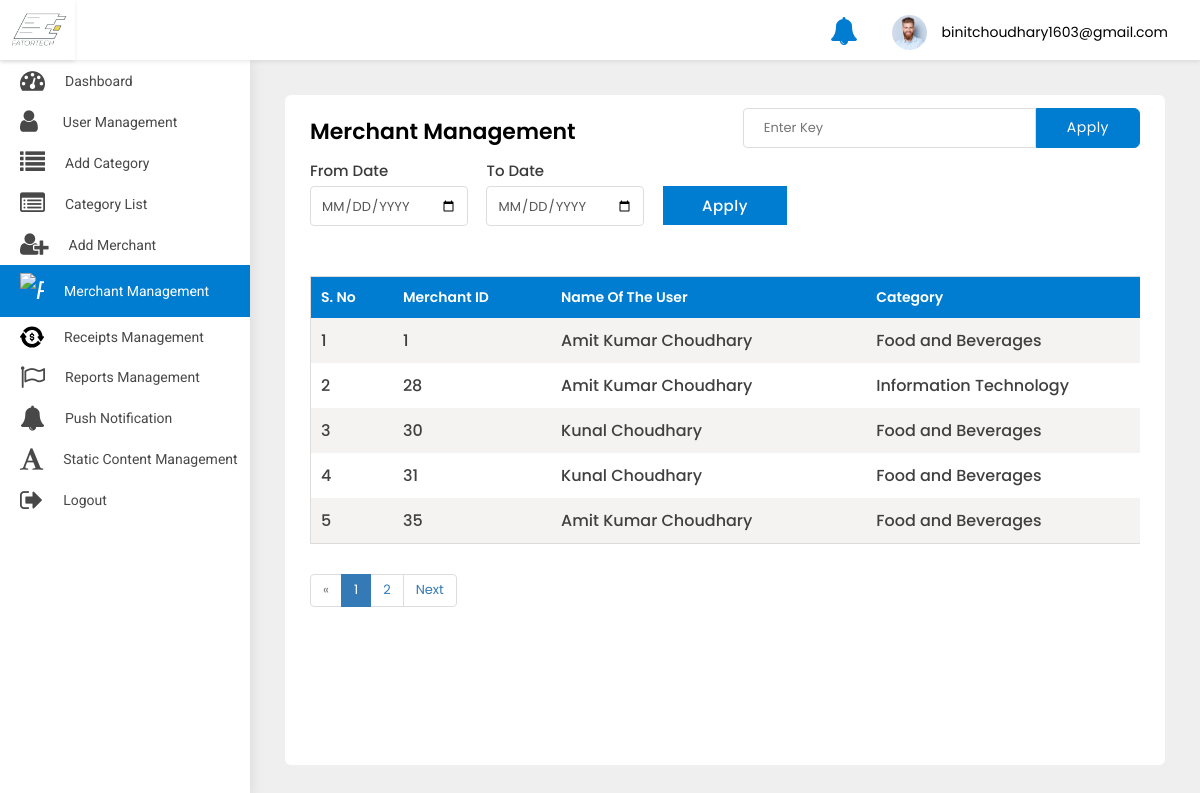
Screenshot of /adminpanel/merchant-list/ (signed in) with the database file from the repository.
### src/models.py (models this page shows, shortened)
class User(AbstractBaseUser, PermissionsMixin):
    first_name = models.CharField(default='first name', max_length=100)
    last_name = models.CharField(default='', max_length=100, null=True, blank=True)
    email = models.CharField(default='', max_length=255, unique=True)
    country_code = models.CharField(default='+91', max_length=10)
    phone_number = models.CharField(default='', max_length=13)
    profile_pic = models.ImageField(default='default_profile.png', null=True, blank=True)
    device_token = models.CharField(default='', max_length=500, null=True, blank=True)
    password = models.CharField(default='', max_length=100)
    confirm_password = models.CharField(default='', max_length=100)
    is_merchant = models.BooleanField(default=False)
    created_at = models.DateTimeField(auto_now_add=True)
    is_active = models.BooleanField(default=True)
    is_staff = models.BooleanField(default=False)
    objects = UserManager()
    USERNAME_FIELD = 'email'
    class Meta:
        ordering = ('-created_at',)

class Merchant(models.Model):
    full_name = models.CharField(default='', max_length=200)
    profile_pic = models.ImageField(default='default_profile.png', null=True, blank=True)
    category = models.ForeignKey(Category, on_delete=models.CASCADE)
    email = models.EmailField()
    password = models.CharField(default='', max_length=100)
    confirm_password = models.CharField(default='', max_length=100)
    created_at = models.DateTimeField(auto_now_add=True)

class Category(models.Model):
    category_name = models.CharField(default='', max_length=100)

### adminpanel/views.py (the view)
# urls.py: path('merchant-list/', MerchantList.as_view(), name='merchant-list'),
class MerchantList(LoginRequiredMixin, ListView):
    login_url = 'adminpanel:login'
    model = Merchant
    template_name = 'merchant_list.html'
    paginate_by = 5
    def get(self, request, *args, **kwargs):
        qs = self.request.GET.get('qs')
        print('---------', qs)
        print('---------', type(qs))
        try:
            merchant = Merchant.objects.filter(email=qs)
            print('>>>>>>>>>>>>>>>>', merchant)
        except Exception as e:
            print(e)
        if qs:
            search = Merchant.objects.filter(Q(full_name__icontains=qs) |
                                             Q(category__category_name__icontains=qs) |
                                             Q(email__icontains=qs) |
                                             Q(id__icontains=qs))
            search_count = len(search)
            context = {
                'search': search,
            }
            if search:
                messages.info(self.request, str(search_count) + ' matches found')
                return render(self.request, 'merchant_list.html', context)
            else:
                messages.info(self.request, 'No results found')
                return render(self.request, 'merchant_list.html', context)
        else:
            users = Merchant.objects.all()
            myfilter = MerchantFilter(self.request.GET, queryset=users)
            users = myfilter.qs
            print(users.count())
            paginator = Paginator(users, self.paginate_by)
            page_number = self.request.GET.get('page')
            page_obj = paginator.get_page(page_number)
            context = {
                'object_list': users,
                'myfilter': myfilter,
                'pages': page_obj,
            }
            return render(self.request, "merchant_list.html", context)

### adminpanel/templates/merchant_list.html (shortened to what this page needs)
{% extends 'base-ereceipt.html' %}
{% block body %}
<div class="WrapperArea">
    <div class="WrapperBox">
        <div class="Small-Wrapper">
            <div class="SearchBox">
                <form action="" method="get">
                    <input type="text" name="qs" placeholder="Enter Key">
                    <button>Apply</button>
                </form>
            </div>
            <h4 class="Title">Merchant Management</h4>
            <div class="Filter">
                <form method="get">
                    <div class="form-group">
                        <label>From Date</label>
                        <input type="date" name="from_date" class="form-control">
                    </div>
                    <div class="form-group">
                        <label>To Date</label>
                        <input type="date" name="to_date" class="form-control">
                    </div>
                    <div class="form-group">
                        <label>&nbsp;</label>
                        <button class="Button" type="submit">Apply</button>
                    </div>
                </form>
            </div>
            {% if search %}
            <div class="TableList">
                <div class="dragscroll">
                    <table style="width: 150vw">
                        <thead>
                        <tr>
                            <th>S. No</th>
                            <th>User ID</th>
                            <th>Name of the user</th>
                            <th>Category</th>
                            <th>Email id</th>
                            <th>Registration Date</th>
                            <th>action</th>
                        </tr>
                        </thead>
                        <tbody>
                        {% for object in search %}
                        <tr>
                            <td>{{forloop.counter}}</td>
                            <td>{{object.id}}</td>
                            <td>{{object.full_name}}</td>
                            <td>{{object.category.category_name}}</td>
                            <td>{{object.email}}</td>
                            <td>{{object.created_at|date:'M. d, Y'}}</td>
                            <td>
                                <a class="Blue" href="{% url 'adminpanel:merchant-detail' object.id %}">
                                    <i class="fa fa-eye"></i>
                                </a>
                                <button class="Red deleteButton" value="{{object.id}}" data-toggle="modal"
                                        data-target="#DeleteModal" style="border:none;box-shadow:none;
                                                                                background:transparent;outline:0;">
                                    <i class="fa fa-trash"></i>
                                </button>
                            </td>
                        </tr>
                        {% endfor %}
                        </tbody>
                    </table>
                </div>
            </div>
            {% elif pages %}
            <div class="TableList">
                <div class="dragscroll">
                    <table style="width: 150vw">
                        <thead>
                        <tr>
                            <th>S. No</th>
                            <th>Merchant ID</th>
                            <th>Name of the user</th>
                            <th>Category</th>
                        </tr>
                        </thead>
                        <tbody>
                        {% for object in pages %}
                        <tr>
                            <td>{{forloop.counter}}</td>
                            <td>{{object.id}}</td>
                            <td>{{object.full_name}}</td>
                            <td>{{object.category.category_name}}</td>
                        </tr>
                        {% endfor %}
                        </tbody>
                    </table>
                </div>
            </div>
            {% endif %}
            {% if pages.has_other_pages %}
            <ul class="pagination">
                {% if pages.has_previous %}
                <li class="page-item"><a aria-label="Previous" class="page-link"
                                         href="?page={{ pages.previous_page_number }}">Previous</a></li>
                {% else %}
                <li class="page-item disabled"><span>&laquo;</span></li>
                {% endif %}
                {% for i in pages.paginator.page_range %}
                {% if pages.number == i %}
                <li class="page-item active"><span>{{ i }} <span class="sr-only">(current)</span></span></li>
                {% else %}
                <li class="page-item"><a class="page-link" href="?page={{ i }}">{{ i }}</a></li>
                {% endif %}
                {% endfor %}
                {% if pages.has_next %}
                <li class="page-item"><a aria-label="Next" class="page-link" href="?page={{ pages.next_page_number }}">Next</a>
                </li>
                {% else %}
                <li class="page-item disabled"><span>&raquo;</span></li>
                {% endif %}
            </ul>
            {% endif %}
        </div>
    </div>
</div>
{% endblock body %}

### adminpanel/templates/base-ereceipt.html (shortened to what this page needs)
{% load static %}
<head>
    <link type="text/css" rel="stylesheet" href="{% static 'adminpanel/css/style.css' %}">
    <link rel="stylesheet" href="{% static 'adminpanel/css/media.css' %}">
</head>
<body>
<div class="Header">
    <div class="Logo">
        <img src="{% static 'adminpanel/images/logo.jpg' %}">
    </div>
    <div class="Navigation">
        <div class="header-notifications">
            <a href="{% url 'adminpanel:notification' %}">
                <i class="fa fa-bell fa-2x" aria-hidden="true"></i>
            </a>
        </div>
        <div class="Avater">
            <a href="javascript:void(0);">
                <figure><img src="{% static 'adminpanel/images/profile.jpg' %}"></figure>
                {{user}} </a>
        </div>
    </div>
</div>
<div class="SidenavBar">
    <ul>
        <li class="nav-item nav-link {% if request.resolver_match.view_name  == 'adminpanel:dashboard' %}active{% endif %}">
            <a href="{% url 'adminpanel:dashboard'  %}">
                <span><i class="fa fa-tachometer"></i></span> Dashboard
            </a>
        </li>
        <li class="nav-item nav-link {% if request.resolver_match.view_name  == 'adminpanel:users-list' %}active{% endif %}">
            <a href="{% url 'adminpanel:users-list' %}">
                <span><i class="fa fa-user"></i></span> User Management
            </a>
        </li>
        <li class="nav-item nav-link {% if request.resolver_match.view_name  == 'adminpanel:category' %}active{% endif %}">
            <a href="{% url 'adminpanel:category' %}">
                <span><i class="fa fa-list"></i></span> Add Category
            </a>
        </li>
        <li class="nav-item nav-link {% if request.resolver_match.view_name  == 'adminpanel:category-list' %}active{% endif %}">
            <a href="{% url 'adminpanel:category-list' %}">
                <span><i class="fa fa-list-alt"></i></span>Category List
            </a>
        </li>
        <li class="nav-item nav-link {% if request.resolver_match.view_name  == 'adminpanel:add-merchant' %}active{% endif %}">
            <a href="{% url 'adminpanel:add-merchant' %}">
                <span><i class="fa fa-user-plus"></i></span> Add Merchant
            </a>
        </li>
        <li class="nav-item nav-link {% if request.resolver_match.view_name  == 'adminpanel:merchant-list' %}active{% endif %}">
            <a href="{% url 'adminpanel:merchant-list' %}">
                <span><i class="faImg"><img src="{% static 'adminpanel/images/profession.svg' %}" alt="paid"
                                            class="img-fluid"></i></span>
                <p>Merchant Management</p>
            </a>
        </li>
        <li class="nav-item nav-link {% if request.resolver_match.view_name  == 'adminpanel:receipt-list' %}active{% endif %}">
            <a href="{% url 'adminpanel:receipt-list' %}">
                <span><i class="faImg"><img src="{% static 'adminpanel/images/transaction.svg' %}" alt="paid"
                                            class="img-fluid"></i></span>
                <p>Receipts Management</p>
            </a>
        </li>
        <li class="nav-item nav-link {% if request.resolver_match.view_name  == 'adminpanel:reports' %}active{% endif %}">
            <a href="{% url 'adminpanel:reports' %}">
                <span><i class="fa fa-flag-o"></i></span>
                <p>Reports Management </p>
            </a>
        </li>
        <li class="nav-item nav-link {% if request.resolver_match.view_name  == 'adminpanel:send-notification' %}active{% endif %}">
            <a href="{% url 'adminpanel:send-notification' %}">
                <span><i class="fa fa-bell"></i></span>
                <p>Push Notification</p>
            </a>
        </li>
        <li class="nav-item nav-link {% if request.resolver_match.view_name  == 'adminpanel:static-content' %}active{% endif %}">
            <a href="{% url 'adminpanel:static-content' %}">
                <span><i class="fa fa-font"></i></span>
                <p>Static content Management</p>
            </a>
        </li>
        <li class="nav-item nav-link {% if request.resolver_match.view_name  == 'logout' %}active{% endif %}">
            <a href="{% url 'logout' %}">
                <span><i class="fa fa-sign-out"></i></span>
                <p>Logout</p>
            </a>
        </li>
    </ul>
</div>
{% block body %}
{% endblock body %}
</body>
</html>

### rows the page displays
User: email "binitchoudhary1603@gmail.com"
Merchant: id "1", full_name "Amit Kumar Choudhary", category.category_name "Food and Beverages"
Merchant: id "28", full_name "Amit Kumar Choudhary", category.category_name "Information Technology"
Merchant: id "30", full_name "Kunal Choudhary", category.category_name "Food and Beverages"
Merchant: id "31", full_name "Kunal Choudhary", category.category_name "Food and Beverages"
Merchant: id "35", full_name "Amit Kumar Choudhary", category.category_name "Food and Beverages"

### other values shown
{{ i }} "1"
{{ i }} "2"
